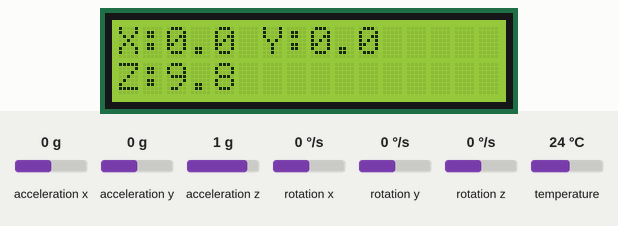
This sketch was run on a simulated Arduino Uno, built with avr-gcc and run on an emulated ATmega328P. On the bench: 16×2 character LCD. The inputs (shaded band) are chosen by the test bench; at power-on: acceleration x 0 g, acceleration y 0 g, acceleration z 1 g, rotation x 0 °/s, rotation y 0 °/s, rotation z 0 °/s, temperature 24 °C. What the sketch prints to the serial monitor is not drawn.

Above: at 2.2 s.
2.3 s: acceleration x set to -1.4 g
At 3.0 s:
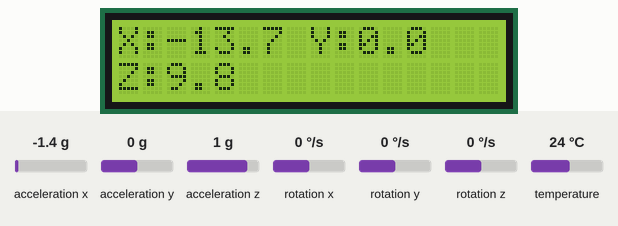
4.1 s: acceleration y set to -1.4 g
At 4.6 s:
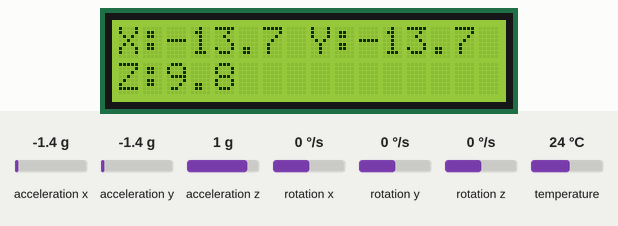
5.7 s: acceleration z set to -1.4 g
At 6.4 s:
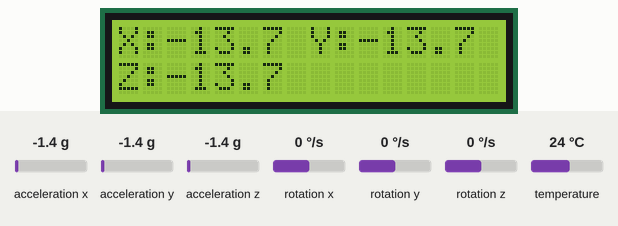
7.3 s: acceleration x set to -0.8 g
At 8.4 s:
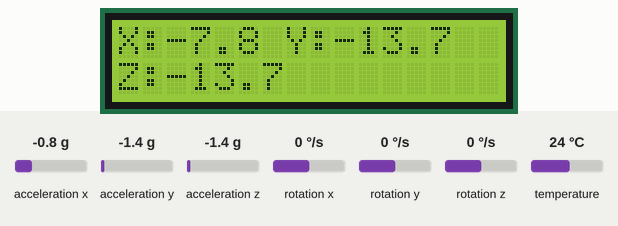
8.9 s: acceleration y set to -0.8 g
At 10.3 s:
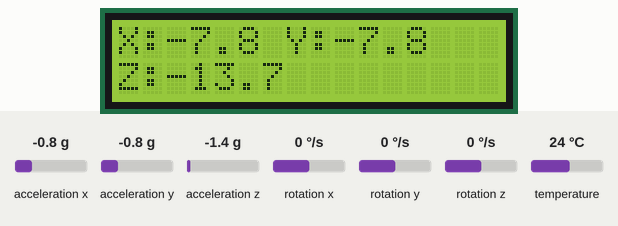
Timing chart, 0 to 11.5 s (numbered marks = the images above; inputs shaded):
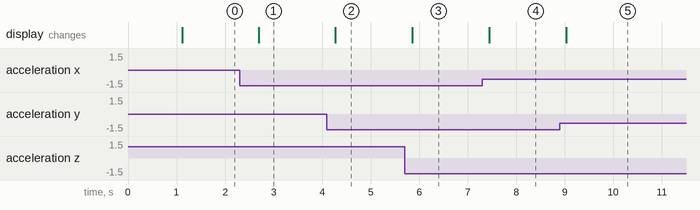

The sketch:

mpulcd.ino
```cpp
#include <Wire.h>
#include <LiquidCrystal_I2C.h>
#include <Adafruit_MPU6050.h>
#include <Adafruit_Sensor.h>

// LCD address (0x27 or 0x3F usually)
LiquidCrystal_I2C lcd(0x27, 16, 2);

// MPU6050 object
Adafruit_MPU6050 mpu;

void setup() {
  Serial.begin(115200);

  // Init LCD
  lcd.init();
  lcd.backlight();
  lcd.clear();
  lcd.setCursor(0, 0);
  lcd.print("MPU6050 Init...");

  // Init MPU6050
  if (!mpu.begin()) {
    lcd.clear();
    lcd.setCursor(0, 0);
    lcd.print("MPU6050 FAIL");
    Serial.println("Failed to find MPU6050 chip");
    while (1) {
      delay(10);
    }
  }

  lcd.clear();
  lcd.setCursor(0, 0);
  lcd.print("MPU6050 Ready");
  delay(1000);

  // Configure sensor ranges
  mpu.setAccelerometerRange(MPU6050_RANGE_8_G);
  mpu.setGyroRange(MPU6050_RANGE_500_DEG);
  mpu.setFilterBandwidth(MPU6050_BAND_21_HZ);
}

void loop() {
  // Get sensor event data
  sensors_event_t a, g, temp;
  mpu.getEvent(&a, &g, &temp);

  // Print accelerometer values on LCD
  lcd.clear();
  lcd.setCursor(0, 0);
  lcd.print("X:");
  lcd.print(a.acceleration.x, 1);
  lcd.print(" Y:");
  lcd.print(a.acceleration.y, 1);

  lcd.setCursor(0, 1);
  lcd.print("Z:");
  lcd.print(a.acceleration.z, 1);

  // Debug in Serial
  Serial.print("Accel X: "); Serial.print(a.acceleration.x);
  Serial.print(" Y: "); Serial.print(a.acceleration.y);
  Serial.print(" Z: "); Serial.println(a.acceleration.z);

  delay(500);
}
```

Measured:
- after the input at 2.3 s, the display: changes after 0.39 s (image 1)
- after the input at 4.1 s, the display: changes after 0.17 s (image 2)
- after the input at 5.7 s, the display: changes after 0.16 s (image 3)
- after the input at 7.3 s, the display: changes after 0.14 s (image 4)
- after the input at 8.9 s, the display: changes after 0.13 s (image 5)
